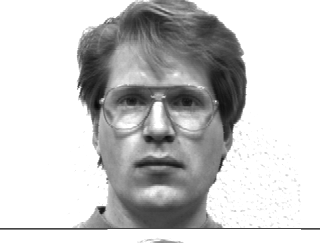
#> input picture yalefaces/subject01glasses.gif, 320 x 243 px; its folder holds only this picture in this run
$ python main.py
#> lines starting #> are read from the running program, lines starting #| are printed output that depends on the picture
### lab1.py
# Standard Python Packages
import os
import platform
import sys

# Common Third-Party Packages
import matplotlib.pyplot as plt
import numpy as np
import PIL
from sklearn.decomposition import PCA

def extractFileNames(dirName):
	onlyfiles = [f for f in os.listdir(dirName) if os.path.isfile(os.path.join(dirName, f))]
	return onlyfiles

def definePrefix(subjectNum):
	prefix = 'subject'
	if subjectNum < 10:
		prefix = prefix + '0' + str(subjectNum)
	else:
		prefix = prefix + str(subjectNum)
	return prefix

def splitSubjects(flist):
	subjects = []

	subjectNum = 1
	subjectFiles = []
	for f in flist:

		currentPrefix = definePrefix(subjectNum)
		currentSubject = f.startswith(currentPrefix)

		prefixSubject = 'subject'
		suffix = '.gif'

		if currentSubject:
			# strip file gunk
			feature = f.removeprefix(prefixSubject).removesuffix(suffix)
			#print(feature + ' is current for ' + str(subjectNum))

			# add feature to current subject
			subjectFiles.append(feature)
		else:
			# save previous subject
			subjects.append(subjectFiles)

			# define next subject
			subjectNum = subjectNum + 1
			newPrefix = definePrefix(subjectNum)
			currentSubject = f.startswith(newPrefix)

			# strip file gunk
			feature = f.removeprefix(prefixSubject).removesuffix(suffix)
			#print(feature + ' is new for ' + str(subjectNum))

			# create new subject
			subjectFiles = [feature]

	subjects.append(subjectFiles)

	return subjects

def getSubjectFeatures(subjects, subjectNumber):
	subject = subjects[subjectNumber - 1]
	return subject

def readImage(filePath):
	# read img
#> called with filePath = './yalefaces/subject01glasses.gif'
	img = plt.imread(filePath)
#> img is the input picture: shape (243, 320); min 8, max 255, mean 200.7
	return img

def loadData(dirPath, subjects):
	# Initialize array to be returned
	pltImagesArray = []

	for subject in subjects:
		for feature in subject:
			filepath = dirPath + '/subject' + feature + '.gif'
			im = readImage(filepath)
			pltImagesArray.append(im)

	return pltImagesArray

def trim(img, side, bot):
	h = img.shape[0]
	w = img.shape[1]
	img = img[side:h-side][bot:]
	#yImg = PIL.Image.fromarray(img)
	#yImg.show()
	#exit()
	return img

def showImage(npv):
	img = PIL.Image.fromarray(npv)
	img.show()

def processed():
	# Load Data
	yaleFacesPath = './yalefaces'
	features = ['centerlight', 'glasses', 'happy', 'leftlight', 'noglasses', 'normal', 'rightlight', 'sad', 'sleepy', 'surprised', 'wink']
	flist = extractFileNames(yaleFacesPath)
	subjects = splitSubjects(flist)
	pltImagesArray = loadData(yaleFacesPath, subjects)
#> pltImagesArray = 1 item

	# Trim & Convert to numpy type
	list_of_img_nparray = []
	for pltImage in pltImagesArray:
		img = np.asarray(pltImage)
		img = trim(img, 20, 13)
		list_of_img_nparray.append(img)
#> this loop made 1 pass
#> (h in trim, w in trim) on pass 1: (243, 320)
#> pass 1, in trim, `img = img[side:h-side][bot:]`:
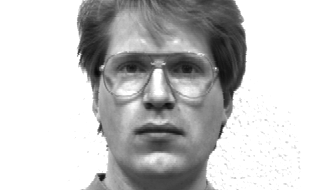
#> img: shape (190, 320); min 8, max 255, mean 196.7
#> after the loop, list_of_img_nparray = 1 item

	# Get dimensions
	N = list_of_img_nparray[0].shape[0] * list_of_img_nparray[0].shape[1]
#> N = 60800
	M = 15;#len(list_of_img_nparray)
	print('N:   ', N)
#| N:    60800
	print('M:   ', M)

	# Construct matrix of 1D column vectors (X)
	X = np.zeros((N, M))
	count = 0
	for img in list_of_img_nparray:
		if count == 10 or count == 21 or count == 32 or count == 43 or count == 54 or count == 65 or count == 76 or count == 87 or count == 98 or  count == 109 or count == 120 or count == 131 or count == 142 or count == 153 or count == 164:
			x = np.asarray(img).flatten()
			x = x.reshape((x.shape[0], 1))
			X[:, count] = x.flatten()
			count = count + 1
#> this loop made 1 pass
#> after the loop, count = 0
	np.save('mydata/X', X)
	print('X:   ', X.shape)
#| X:    (60800, 15)

	# Use Numpy to compute SVD
#> (the run stopped early here; a loop or call above may not have finished)

$ run again, on yalefaces/subject01surprised.gif
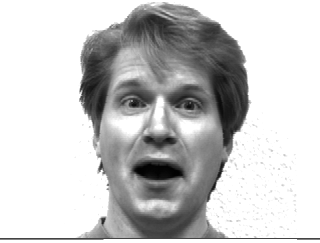
#> input picture yalefaces/subject01surprised.gif, 320 x 243 px
#> in readImage, img is the input picture: shape (243, 320); min 1, max 255, mean 200.4
#> pltImagesArray = 1 item
#> the loop in processed, `for pltImage in pltImagesArray:` made 1 pass
#> (h in trim, w in trim) on pass 1: (243, 320)
#> pass 1, in trim, `img = img[side:h-side][bot:]`:
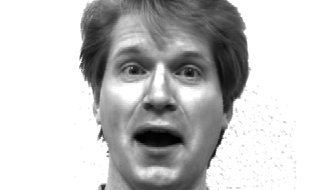
#> img: shape (190, 320); min 1, max 255, mean 196.6
#| N:    60800
#> the loop in processed, `for img in list_of_img_nparray:` made 1 pass
#> after the loop in processed, `for img in list_of_img_nparray:`: count = 0
#| X:    (60800, 15)
